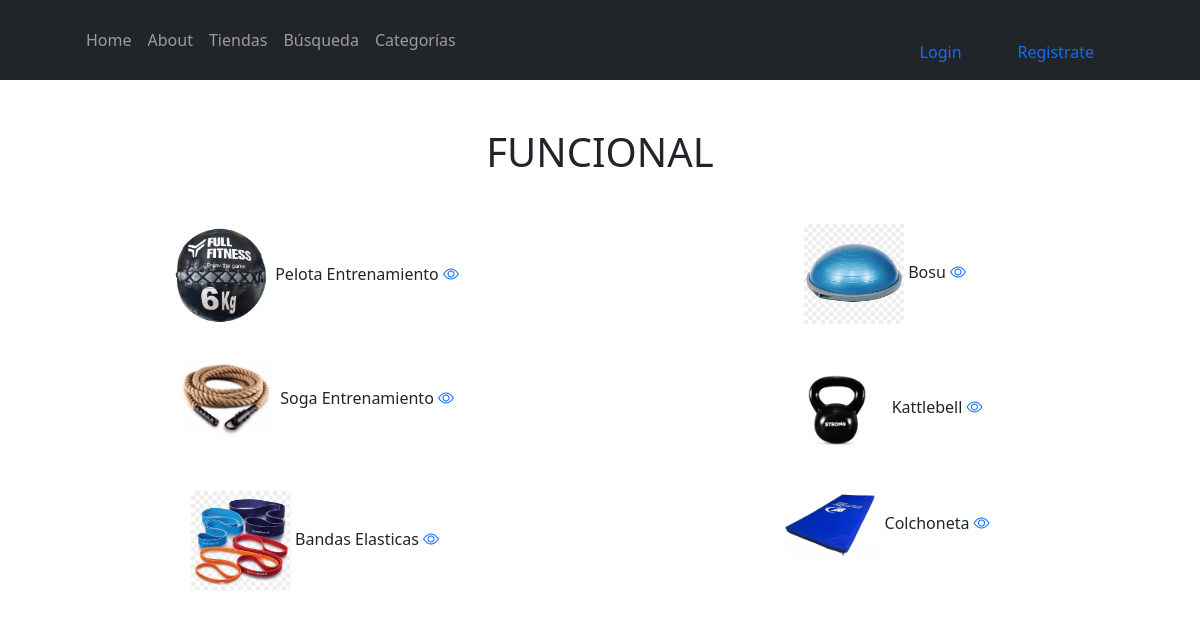
Screenshot of /funcionalLista/ with the database file from the repository.
### EntrenamientoApp/models.py (models this page shows, shortened)
class Equipamiento(models.Model):
    equipamientoSeleccion = (
    ('gym','GYM'),
    ('funcional', 'FUNCIONAL'),
    ('futbol','FUTBOL'),
    ('boxeo','BOXEO'),
    ('basquet','BASQUET'),
    ('otro', 'Otro'),
    )
    usuario = models.ForeignKey(User, on_delete=models.CASCADE, null=True, blank=True)
    titulo = models.CharField(max_length=200)
    equipamiento = models.CharField(max_length=15, choices=equipamientoSeleccion, default='gym')
    marca = models.CharField(max_length=40)
    descripcion = models.TextField(null=True, blank=True)
    year = models.IntegerField()
    precio = models.DecimalField(max_digits=10, decimal_places=2)
    usado = models.BooleanField()
    fechaPublicacion = models.DateTimeField(auto_now_add=True)
    telefonoContacto = models.IntegerField()
    emailContacto = models.EmailField()
    imagenEquipamiento = models.ImageField(null=True, blank=True, upload_to="imagenes/")
    class Meta:
        ordering = ['usuario', '-fechaPublicacion']

### EntrenamientoApp/views.py (the view)
# urls.py: path('funcionalLista/', FuncionalLista.as_view(), name='funcionals'),
class FuncionalLista(ListView):
    context_object_name = 'funcionals'
    queryset = Equipamiento.objects.filter(equipamiento__startswith='funcional')
    template_name = 'EntrenamientoApp/listaFuncional.html'

### EntrenamientoApp/templates/EntrenamientoApp/listaFuncional.html (shortened to what this page needs)
{% extends 'EntrenamientoApp/about.html' %}
{% block content %}
<br>
<br>
<div class="container text-center">
    <h1>FUNCIONAL</h1>
</div>
<br>
<div class="container text-center">
    <div class="row">
            {% for funcional in funcionals %}
            <div class="col-sm-6 align-items-center">
                <div class="card-body">
                <img src="{{funcional.imagenEquipamiento.url}}" class="" width="100px">
                {{funcional.titulo}}
                <a href="{% url 'funcional' funcional.id %}"><i class="bi bi-eye"></i></a>
                </div>
            </div>
            {% endfor %}
    </div>
</div>
{% endblock %}

### rows the page displays
Equipamiento: imagenEquipamiento (picture), titulo "Pelota Entrenamiento"
Equipamiento: imagenEquipamiento (picture), titulo "Bosu"
Equipamiento: imagenEquipamiento (picture), titulo "Soga Entrenamiento"
Equipamiento: imagenEquipamiento (picture), titulo "Kattlebell"
Equipamiento: imagenEquipamiento (picture), titulo "Bandas Elasticas"
Equipamiento: imagenEquipamiento (picture), titulo "Colchoneta"
